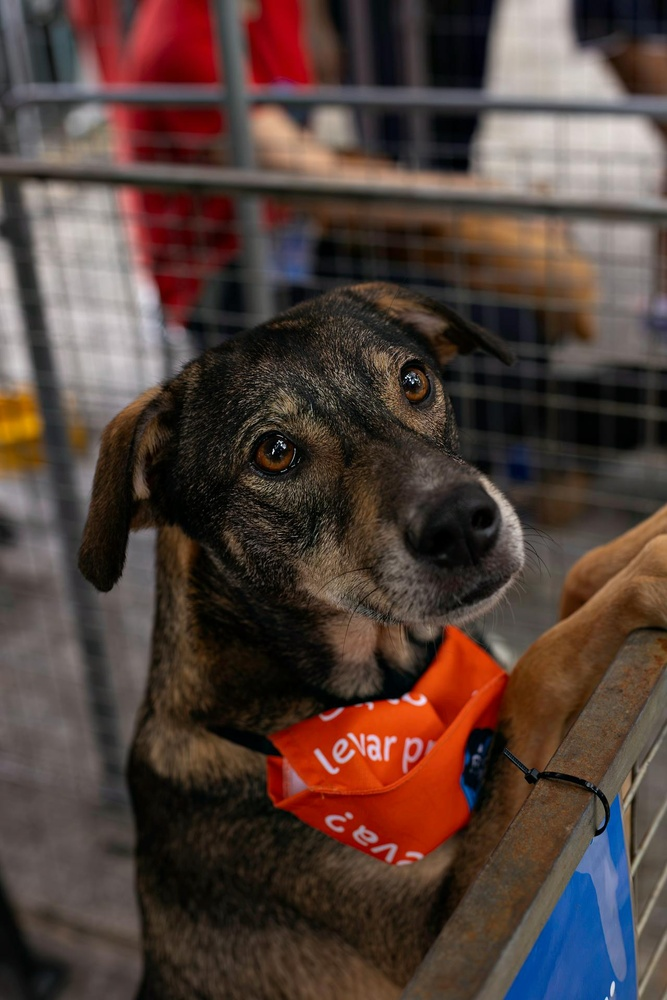
#> input picture Momento2/perro.jpg, 667 x 1000 px, shrunk from 1280 x 1920 before the run
$ jupyter execute conectividad.ipynb
#> lines starting #> are read from the running program, lines starting #| are printed output that depends on the picture; after the words box and inside, x2 and y2 are one past the last pixel; in counts of white or black regions, pixels touching at a corner belong together
Regiones y fronteras

[cell 1]
import cv2
import numpy as np
import matplotlib.pyplot as plt
img = cv2.imread('perro.jpg')
#> img is the input picture: shape (1000, 667, 3); mean B, G, R 57.3, 63.7, 82.2
gray = cv2.cvtColor(img, cv2.COLOR_BGR2GRAY)
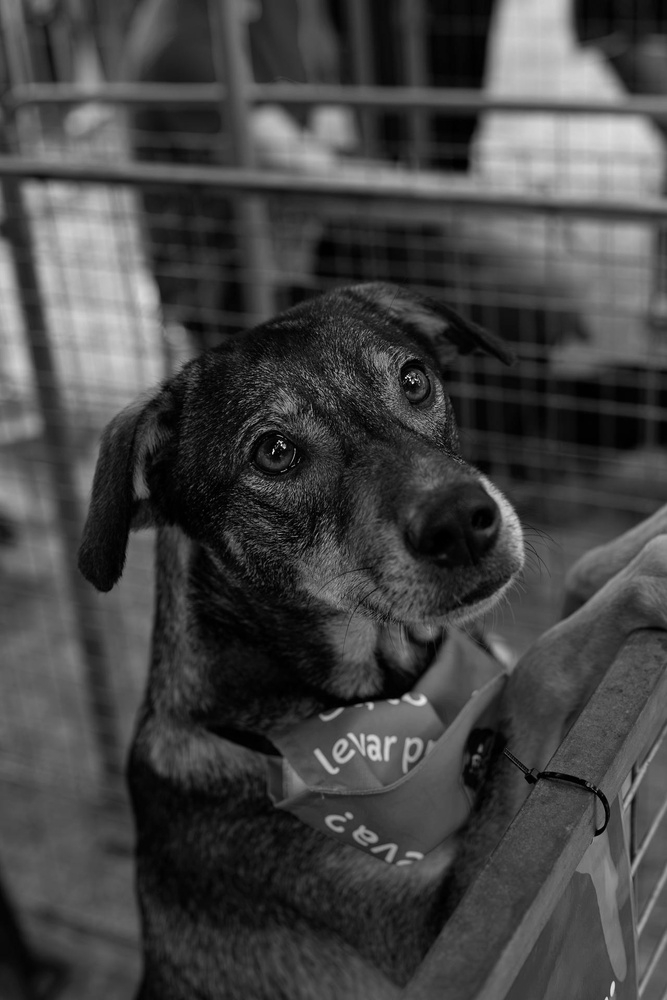
#> gray: shape (1000, 667); min 0, max 254, mean 68.5
# combinamos tecnicas para preparas la imagen
blur = cv2.GaussianBlur(gray, (7, 7), 0)
_, binary = cv2.threshold(blur, 0, 255, cv2.THRESH_BINARY + cv2.THRESH_OTSU)
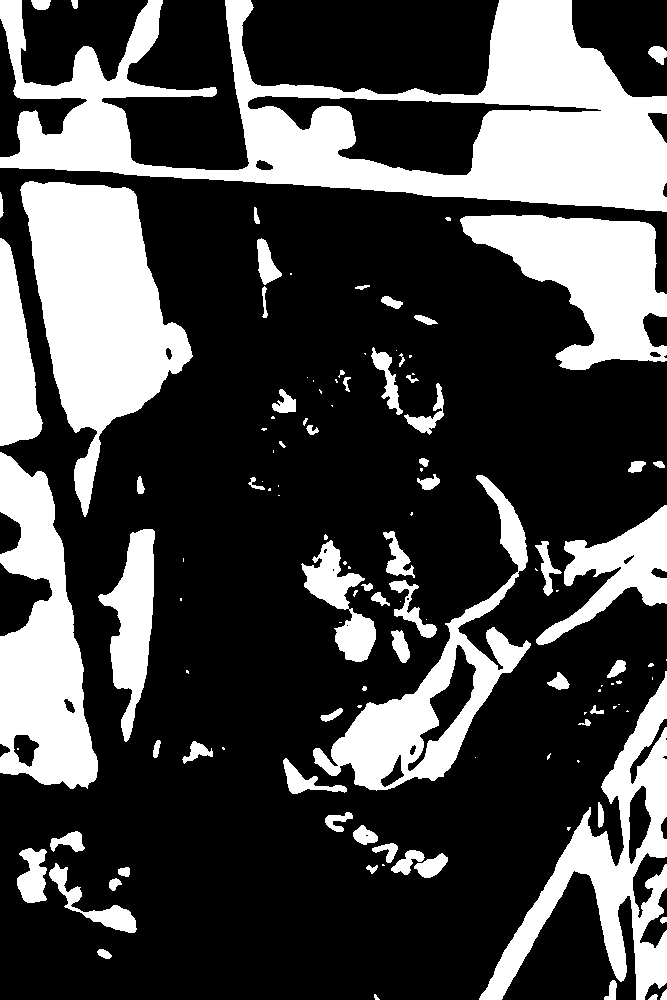
#> binary: shape (1000, 667); 28.6% white; 120 white regions (51 under 20 px)
#encontramos las regiones
num_l, label = cv2.connectedComponents(binary)
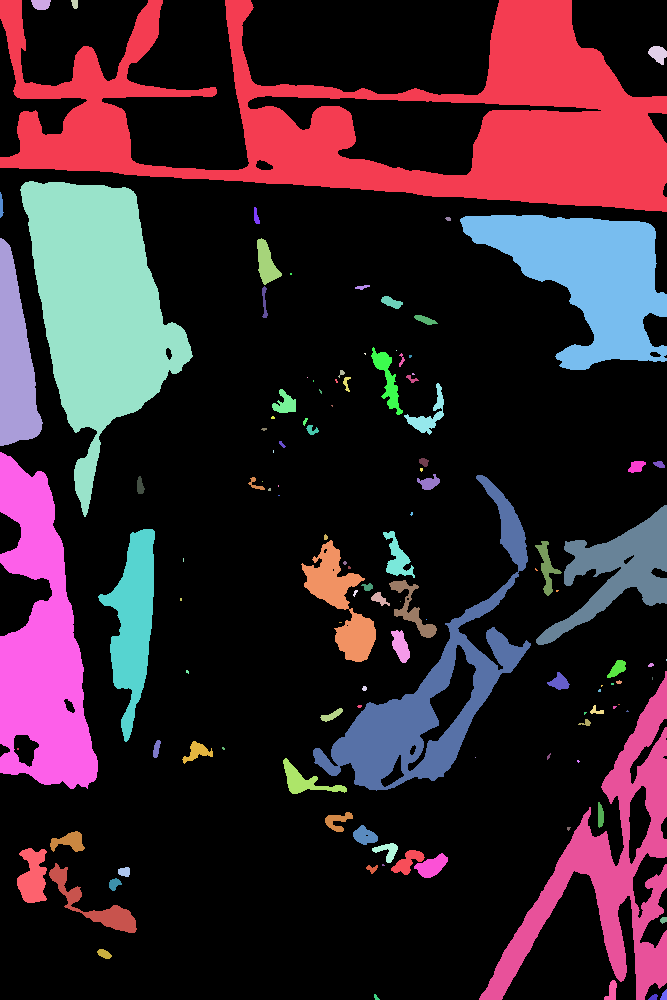
#> label: shape (1000, 667) int32; 121 distinct labels, from 0 to 120; one colour per label, 0 black
#> num_l = 121
#identificamos por colores
color = np.random.randint(0, 255, size=(num_l, 3), dtype=np.uint8)
#> color = 121 rows, first 8: [172, 10, 127], [140, 47, 170], [196, 151, 117], [166, 22, 183], [192, 204, 33], [216, 67, 179], [78, 154, 251], [82, 162, 219]
color[0] = [0, 0, 0]
colorear = color[label]
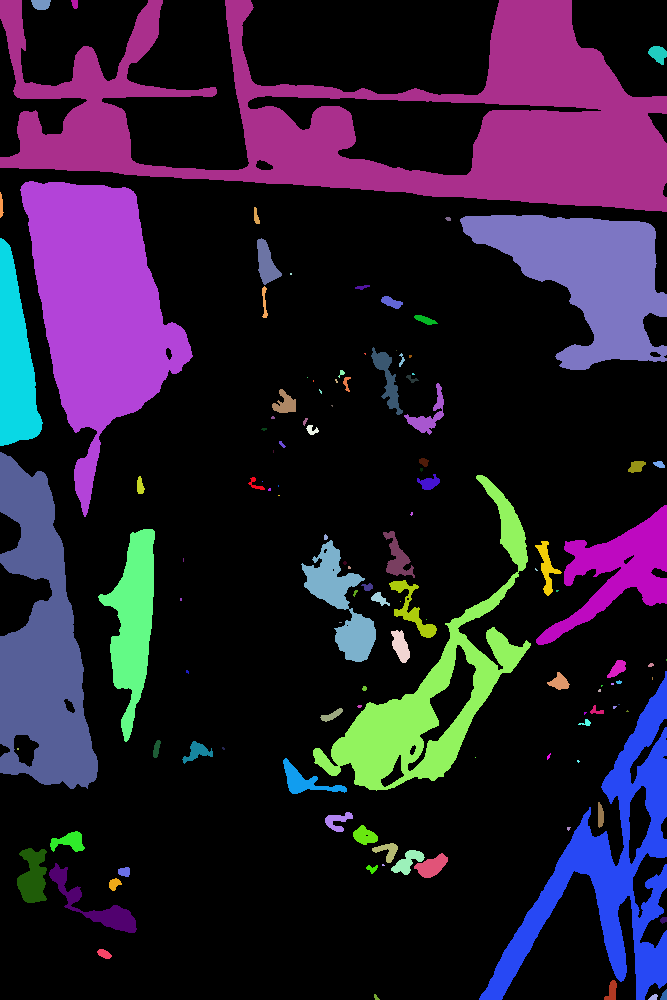
#> colorear: shape (1000, 667, 3); mean of channels 0, 1, 2 47.5, 27.5, 38.6; drawn as B, G, R

#encontrar fronteras
contornos,_ = cv2.findContours(binary, cv2.RETR_EXTERNAL, cv2.CHAIN_APPROX_SIMPLE)
#> contornos = 119 contours, 55 with area under 20; largest, box (x1, y1, x2, y2) and area: (0, 0, 667, 212) 68168, (20, 181, 193, 517) 28088, (0, 452, 98, 789) 19618, (479, 671, 667, 1000) 16565, (313, 475, 531, 791) 16552
contornos_fin = cv2.drawContours(np.zeros_like(gray), contornos, -1, 255, 2)
#> contornos_fin: shape (1000, 667); 7.2% white; 98 white regions (22 under 20 px), largest, box (x1, y1, x2, y2) and area: (0, 0, 667, 213) 8989, (478, 670, 667, 1000) 5979, (312, 474, 532, 792) 4092

plt.figure(figsize=(12, 6))
plt.subplot(131)
plt.imshow(cv2.cvtColor(img, cv2.COLOR_BGR2RGB))
plt.subplot(132)
plt.imshow(colorear)
plt.subplot(133)
plt.imshow(contornos_fin, cmap='gray')
plt.show()
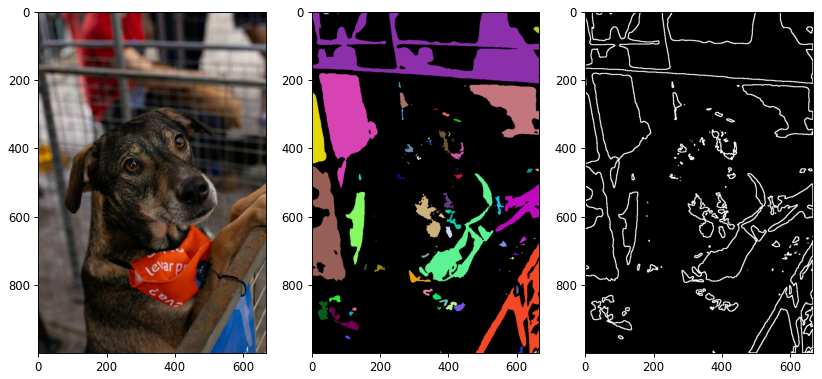
#> figure drawn by matplotlib, 3 panels

[cell 2]
import cv2
import numpy as np
import matplotlib.pyplot as plt
from skimage import measure

def contar_elementos(img):
    gray = cv2.cvtColor(img, cv2.COLOR_BGR2GRAY)
    _, binary = cv2.threshold(gray, 127, 255, cv2.THRESH_BINARY)
#> binary: shape (1000, 667); 10.9% white; 379 white regions (328 under 20 px)
    e_img = measure.label(binary, connectivity=2) # 2=conectividad es 4 1 = con
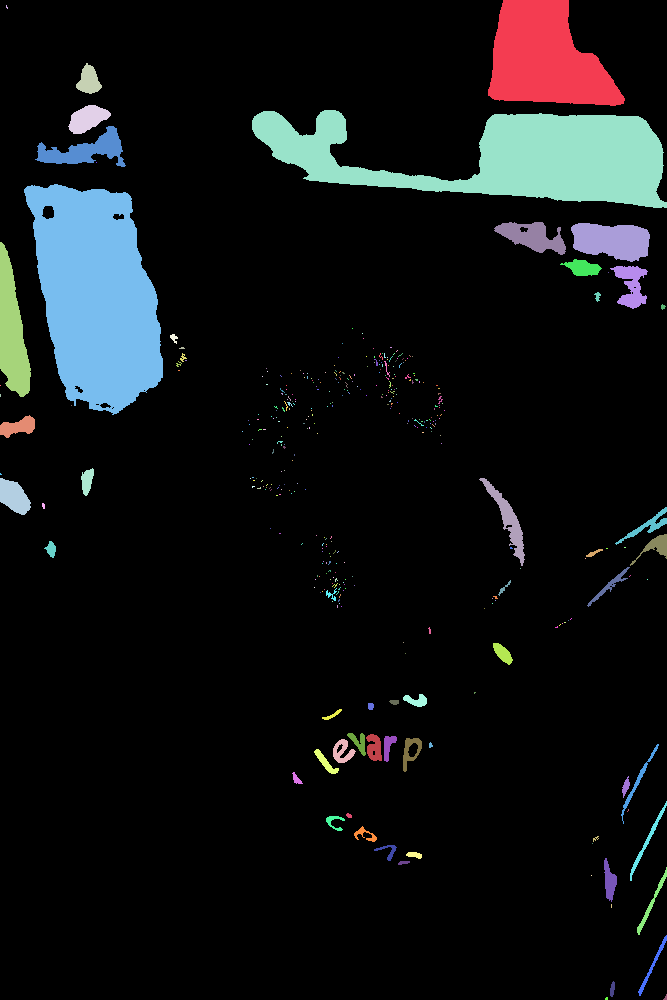
#> e_img: shape (1000, 667) int64; 380 distinct labels, from 0 to 379; one colour per label, 0 black
    num_obj = np.max(e_img)
#> num_obj = 379
    return num_obj
imagen = cv2.imread('perro.jpg')
conteo = contar_elementos(imagen)
#> conteo = 379
plt.imshow(cv2.cvtColor(imagen, cv2.COLOR_BGR2RGB))
plt.title(f'Número de elementos: {conteo}')
plt.show()

[cell 3]
import cv2
import numpy as np
import matplotlib.pyplot as plt
from skimage import measure

img = cv2.imread('perro.jpg')
gray = cv2.cvtColor(img, cv2.COLOR_BGR2GRAY)

blur = cv2.GaussianBlur(gray, (7, 7), 0)
_, binary = cv2.threshold(blur, 0, 255, cv2.THRESH_BINARY + cv2.THRESH_OTSU)

label_img = measure.label(binary, connectivity=2)
#> label_img: shape (1000, 667) int64; 121 distinct labels, from 0 to 120
num_elementos = np.max(label_img)
#> num_elementos = 120

color = np.random.randint(0, 255, size=(num_elementos + 1, 3), dtype=np.uint8)
#> color = 121 rows, first 8: [11, 187, 192], [43, 174, 161], [219, 53, 82], [220, 175, 91], [91, 80, 1], [33, 128, 247], [44, 192, 142], [233, 191, 80]
color[0] = [0, 0, 0]
colorear = color[label_img]
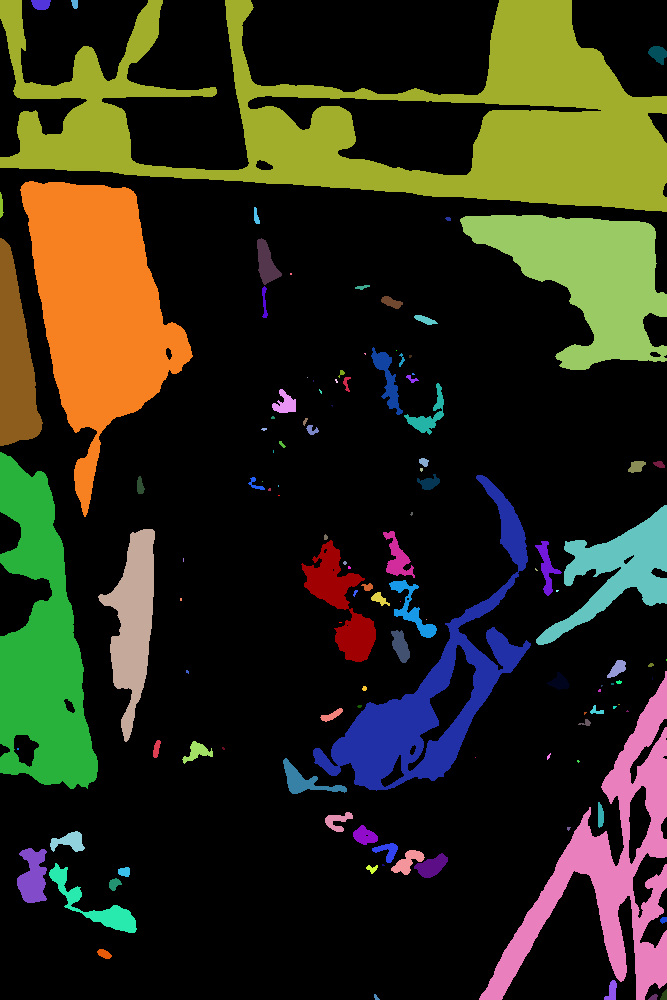
#> colorear: shape (1000, 667, 3); mean of channels 0, 1, 2 24.8, 42, 43.2; drawn as B, G, R

print("ELEMENTOS POR COLOR (Regiones)")
propiedades = measure.regionprops(label_img)
#> propiedades = 120 regions; largest, box (x1, y1, x2, y2) and area: (0, 0, 667, 212) 58865, (20, 181, 193, 517) 28465, (0, 452, 98, 789) 19436, (460, 215, 667, 370) 16852, (479, 671, 667, 1000) 16352
for prop in propiedades:
    i = prop.label
    area_pixeles = prop.area
    print(f"Región {i} (Color RGB {color[i]}): {area_pixeles} píxeles")
#> this loop made 120 passes
#> area_pixeles on passes 1, 2, 3, 4, 5, 6, 7, 8, 10, 11, 13, 14: 58865, 164, 51, 236, 28465, 67, 66, 16852, 5523, 633, 43, 102
#| Región 1 (Color RGB [ 43 174 161]): 58865.0 píxeles
#| Región 2 (Color RGB [219  53  82]): 164.0 píxeles
#| Región 3 (Color RGB [220 175  91]): 51.0 píxeles
#| Región 4 (Color RGB [91 80  1]): 236.0 píxeles
#| Región 5 (Color RGB [ 33 128 247]): 28465.0 píxeles
#| Región 6 (Color RGB [ 44 192 142]): 67.0 píxeles
#| Región 7 (Color RGB [233 191  80]): 66.0 píxeles
#| Región 8 (Color RGB [ 99 202 154]): 16852.0 píxeles
#> (further printed lines are left out)

contornos, _ = cv2.findContours(binary, cv2.RETR_EXTERNAL, cv2.CHAIN_APPROX_SIMPLE)
num_fronteras = len(contornos)
#> num_fronteras = 119
contornos_fin = cv2.drawContours(np.zeros_like(gray), contornos, -1, 255, 2)

print("\nELEMENTOS POR FRONTERA (Contornos)")
for i, contorno in enumerate(contornos):
    puntos_frontera = len(contorno)
    print(f"Frontera {i+1}: {puntos_frontera} puntos de contorno")
#> this loop made 119 passes
#> puntos_frontera on passes 1, 2, 3, 4, 5, 6, 7, 8, 9, 11, 12, 13: 9, 8, 8, 16, 20, 9, 20, 16, 19, 147, 34, 50
#> (contorno, puntos_frontera) on passes 10, 23, 29, 30, 32, 35: ([[382, 864], [382, 865], [384, 865], [383, 864]], 4), ([[475, 757]], 1), ([[584, 712], [584, 714], [586, 712]], 3), ([[627, 710], [626, 711], [628, 711]], 3), ([[613, 706], [613, 708], [614, 708], [616, 706]], 4), ([[618, 704], [619, 704]], 2)

plt.figure(figsize=(15, 6))

plt.subplot(131)
plt.imshow(cv2.cvtColor(img, cv2.COLOR_BGR2RGB))
plt.title(f'Imagen Original\nConteo total: {num_elementos}')
plt.axis('off')

plt.subplot(132)
plt.imshow(colorear)
plt.title(f'Regiones a color: {num_elementos}\n(Fondo negro: 1)')
plt.axis('off')

plt.subplot(133)
plt.imshow(contornos_fin, cmap='gray')
plt.title(f'Fronteras/Contornos: {num_fronteras}')
plt.axis('off')

plt.tight_layout()
plt.show()
